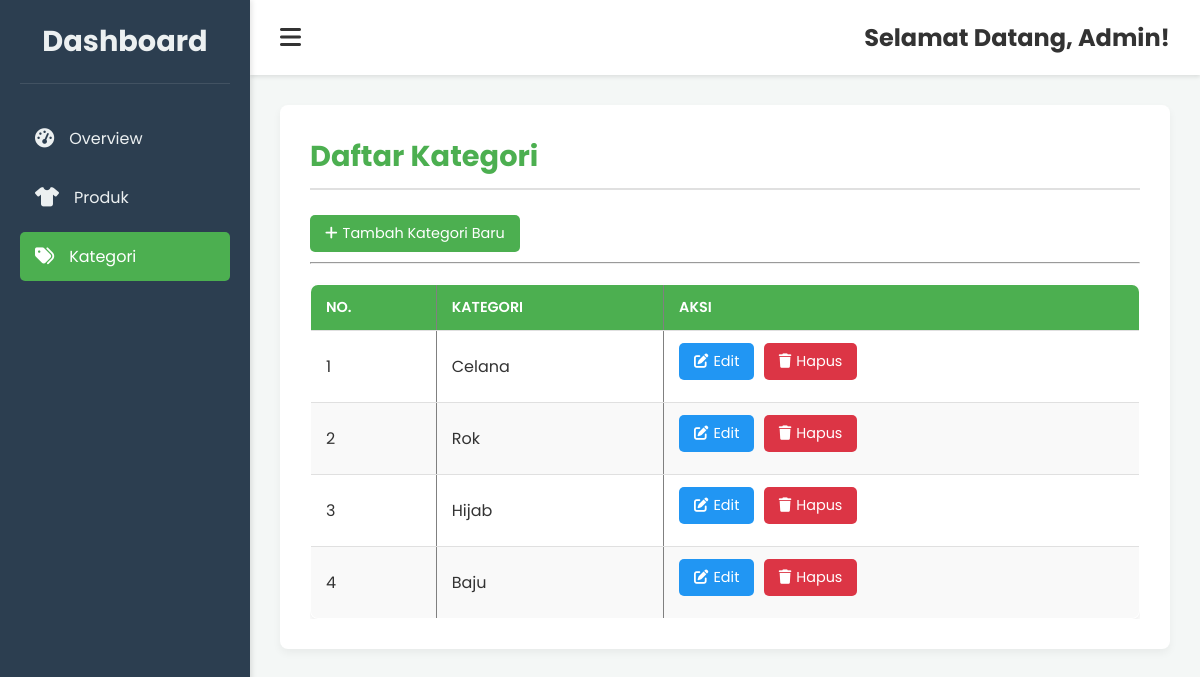
/index.php?section=categories, run on the app's committed database.
### tables this page shows
CREATE TABLE `kategori` (
  `id` int(11) NOT NULL,
  `kategori` varchar(100) DEFAULT NULL
);

### index.php (the view, shortened to what this page needs)
<?php
    include("koneksiDB.php");
    $currentSection = isset($_GET['section']) ? $_GET['section'] : 'overview';
?>
<!DOCTYPE html>
<html lang="id">
<head>
    <link rel="stylesheet" href="style.css">
    <link rel="stylesheet" href="https://cdnjs.cloudflare.com/ajax/libs/font-awesome/6.5.2/css/all.min.css">
</head>
<body>
    <div class="sidebar">
        <div class="sidebar-header">
            <h3>Dashboard</h3>
        </div>
        <ul class="sidebar-menu">
            <li><a href="index.php?section=overview" class="<?php echo ($currentSection == 'overview' ? 'active' : ''); ?>" data-section="overview"><i class="fas fa-tachometer-alt"></i> <span>Overview</span></a></li>
            <li><a href="index.php?section=products" class="<?php echo ($currentSection == 'products' ? 'active' : ''); ?>" data-section="products"><i class="fas fa-tshirt"></i> <span>Produk</span></a></li>
            <li><a href="index.php?section=categories" class="<?php echo ($currentSection == 'categories' ? 'active' : ''); ?>" data-section="categories"><i class="fas fa-tags"></i> <span>Kategori</span></a></li>
        </ul>
    </div>
    <div class="main-content">
        <header class="navbar">
            <button class="sidebar-toggle" id="sidebarToggle"><i class="fas fa-bars"></i></button>
            <h2>Selamat Datang, Admin!</h2>
        </header>
        <div class="dashboard-sections">
            <section id="categories" class="dashboard-section <?php echo ($currentSection == 'categories' ? 'active' : ''); ?>">
                <h3>Daftar Kategori</h3>
                <a href="tambahKategori.php" class="add-button"><i class="fas fa-plus"></i> Tambah Kategori Baru</a>
                <hr>
                <div class="table-container">
                    <table border="1">
                        <thead>
                            <tr>
                                <th>No.</th>
                                <th>Kategori</th>
                                <th>Aksi</th>
                            </tr>
                        </thead>
                        <tbody>
                            <?php
                                $no_kategori = 1;
                                $query_kategori = mysqli_query($koneksi,"SELECT * FROM kategori");
                                if (mysqli_num_rows($query_kategori) > 0) {
                                    while ($data_kategori = mysqli_fetch_array($query_kategori)) {
                            ?>
                            <tr>
                                <td><?php echo $no_kategori++ ?></td>
                                <td><?php echo $data_kategori['kategori'] ?></td>
                                <td>
                                    <a href="edit.php?id=<?php echo $data_kategori['id']?>" class="edit-button"><i class="fas fa-edit"></i> Edit</a>
                                    <a href="hapus.php?id=<?php echo $data_kategori['id']?>" class="delete-button" onclick="return confirm('Yakin ingin menghapus?')"><i class="fas fa-trash"></i> Hapus</a>
                                </td>
                            </tr>
                            <?php
                                    }
                                } else {
                                    echo "<tr><td colspan='3'>Tidak ada data kategori.</td></tr>";
                                }
                            ?>
                        </tbody>
                    </table>
                </div>
            </section>
        </div>
    </div>
</body>
</html>

### style.css (style rules this page uses)
:root { --primary-color: #4CAF50; --secondary-color: #2196F3; --background-color: #f4f7f6; --card-background: #ffffff; --text-color: #333; --border-color: #e0e0e0; --sidebar-width: 250px; }
* { margin: 0; padding: 0; box-sizing: border-box; }
body { font-family: 'Poppins', sans-serif; background-color: var(--background-color); color: var(--text-color); display: flex; min-height: 100vh; }
.sidebar { width: var(--sidebar-width); background-color: #2c3e50; color: #ecf0f1; padding: 20px; display: flex; flex-direction: column; box-shadow: 2px 0 5px rgba(0,0,0,0.1); transition: width 0.3s ease; z-index: 100; }
.sidebar-header { text-align: center; margin-bottom: 30px; padding-bottom: 20px; border-bottom: 1px solid rgba(255,255,255,0.1); }
.sidebar-header h3 { font-size: 1.8rem; margin: 0; white-space: nowrap; overflow: hidden; text-overflow: ellipsis; }
.sidebar-menu { list-style: none; flex-grow: 1; }
.sidebar-menu li { margin-bottom: 10px; }
.sidebar-menu a { display: flex; align-items: center; padding: 12px 15px; color: #ecf0f1; text-decoration: none; border-radius: 5px; transition: background-color 0.3s ease, color 0.3s ease; white-space: nowrap; }
.sidebar-menu a i { margin-right: 15px; font-size: 1.2rem; }
.sidebar-menu a:hover, .sidebar-menu a.active { background-color: var(--primary-color); color: white; }
.main-content { flex-grow: 1; display: flex; flex-direction: column; background-color: var(--background-color); transition: margin-left 0.3s ease; }
.navbar { background-color: var(--card-background); padding: 20px 30px; display: flex; justify-content: space-between; align-items: center; box-shadow: 0 2px 4px rgba(0,0,0,0.1); z-index: 99; }
.navbar h2 { font-size: 1.5rem; color: var(--text-color); }
.sidebar-toggle { background: none; border: none; font-size: 1.5rem; color: var(--text-color); cursor: pointer; margin-right: 20px; transition: color 0.3s ease; }
.dashboard-sections { padding: 30px; flex-grow: 1; overflow-y: auto; }
.dashboard-section { display: none; background-color: var(--card-background); padding: 30px; border-radius: 8px; box-shadow: 0 4px 8px rgba(0,0,0,0.05); margin-bottom: 20px; }
.dashboard-section.active { display: block; }
.dashboard-section h3 { font-size: 1.8rem; margin-bottom: 25px; color: var(--primary-color); border-bottom: 2px solid var(--border-color); padding-bottom: 10px; }
.table-container { overflow-x: auto; }
table { width: 100%; border-collapse: collapse; margin-top: 20px; background-color: #fff; border-radius: 8px; overflow: hidden; box-shadow: 0 2px 5px rgba(0,0,0,0.08); }
table th, table td { padding: 12px 15px; text-align: left; border-bottom: 1px solid var(--border-color); }
table th { background-color: var(--primary-color); color: white; font-weight: 600; text-transform: uppercase; font-size: 0.9rem; }
table tr:nth-child(even) { background-color: #f9f9f9; }
.add-button, .edit-button, .delete-button, .view-button, .update-button, .save-button { background-color: var(--primary-color); color: white; border: none; padding: 8px 15px; border-radius: 5px; cursor: pointer; font-size: 0.9rem; transition: background-color 0.3s ease; display: inline-flex; align-items: center; gap: 5px; margin-right: 5px; margin-bottom: 10px; text-decoration: none; }
.edit-button { background-color: var(--secondary-color); }
.delete-button { background-color: #DC3545; }

### data on the page
kategori: kategori "Celana"
kategori: kategori "Rok"
kategori: kategori "Hijab"
kategori: kategori "Baju"
